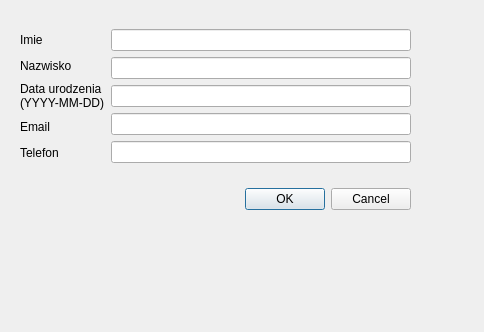
<?xml version="1.0" encoding="UTF-8"?>
<ui version="4.0">
 <class>sqlmodifypracownik</class>
 <widget class="QDialog" name="sqlmodifypracownik">
  <property name="geometry">
   <rect>
    <x>0</x>
    <y>0</y>
    <width>484</width>
    <height>332</height>
   </rect>
  </property>
  <property name="windowTitle">
   <string>Dialog</string>
  </property>
  <widget class="QWidget" name="layoutWidget">
   <property name="geometry">
    <rect>
     <x>20</x>
     <y>10</y>
     <width>391</width>
     <height>221</height>
    </rect>
   </property>
   <layout class="QGridLayout" name="gridLayout_2">
    <item row="0" column="0">
     <layout class="QGridLayout" name="gridLayout">
      <item row="0" column="0">
       <layout class="QHBoxLayout" name="horizontalLayout">
        <item>
         <layout class="QVBoxLayout" name="verticalLayout_2">
          <item>
           <widget class="QLabel" name="label">
            <property name="text">
             <string>Imie</string>
            </property>
           </widget>
          </item>
          <item>
           <widget class="QLabel" name="label_2">
            <property name="text">
             <string>Nazwisko</string>
            </property>
           </widget>
          </item>
          <item>
           <widget class="QLabel" name="label_3">
            <property name="text">
             <string>Data urodzenia
(YYYY-MM-DD)</string>
            </property>
            <property name="wordWrap">
             <bool>false</bool>
            </property>
           </widget>
          </item>
          <item>
           <widget class="QLabel" name="label_4">
            <property name="text">
             <string>Email</string>
            </property>
            <property name="wordWrap">
             <bool>false</bool>
            </property>
           </widget>
          </item>
          <item>
           <widget class="QLabel" name="label_9">
            <property name="text">
             <string>Telefon</string>
            </property>
            <property name="wordWrap">
             <bool>false</bool>
            </property>
           </widget>
          </item>
         </layout>
        </item>
        <item>
         <layout class="QVBoxLayout" name="verticalLayout">
          <item>
           <widget class="QLineEdit" name="lineImie"/>
          </item>
          <item>
           <widget class="QLineEdit" name="lineNazwisko"/>
          </item>
          <item>
           <widget class="QLineEdit" name="lineDataUrodzenia"/>
          </item>
          <item>
           <widget class="QLineEdit" name="lineEmail"/>
          </item>
          <item>
           <widget class="QLineEdit" name="lineTelefon"/>
          </item>
         </layout>
        </item>
       </layout>
      </item>
     </layout>
    </item>
    <item row="1" column="0">
     <widget class="QDialogButtonBox" name="buttonBox">
      <property name="orientation">
       <enum>Qt::Horizontal</enum>
      </property>
      <property name="standardButtons">
       <set>QDialogButtonBox::Cancel|QDialogButtonBox::Ok</set>
      </property>
     </widget>
    </item>
   </layout>
  </widget>
 </widget>
 <resources/>
 <connections>
  <connection>
   <sender>buttonBox</sender>
   <signal>accepted()</signal>
   <receiver>sqlmodifypracownik</receiver>
   <slot>accept()</slot>
   <hints>
    <hint type="sourcelabel">
     <x>258</x>
     <y>211</y>
    </hint>
    <hint type="destinationlabel">
     <x>226</x>
     <y>270</y>
    </hint>
   </hints>
  </connection>
  <connection>
   <sender>buttonBox</sender>
   <signal>rejected()</signal>
   <receiver>sqlmodifypracownik</receiver>
   <slot>reject()</slot>
   <hints>
    <hint type="sourcelabel">
     <x>374</x>
     <y>225</y>
    </hint>
    <hint type="destinationlabel">
     <x>334</x>
     <y>289</y>
    </hint>
   </hints>
  </connection>
 </connections>
</ui>
